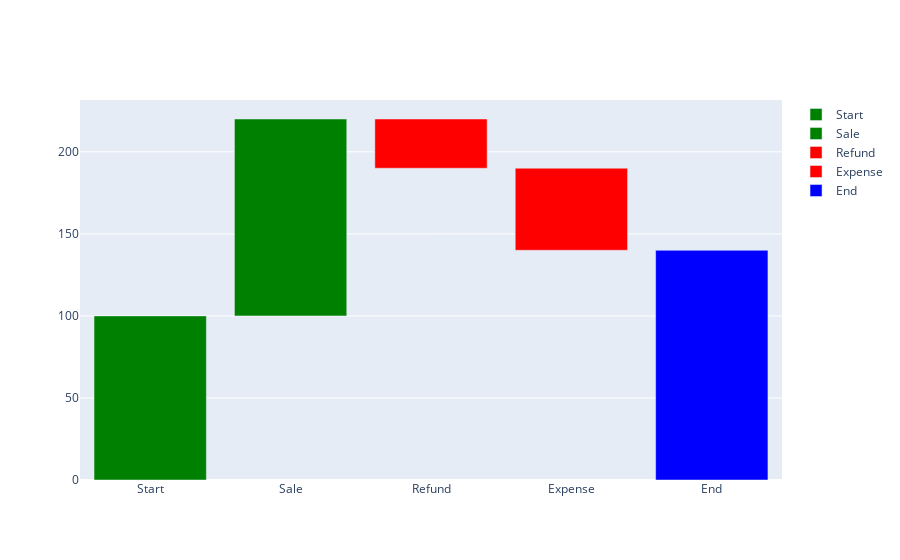

Notebook code for this chart:
### Code cell
import plotly.graph_objs as go
import plotly.offline as pyo

class WaterfallChart:
    def __init__(self, data):
        self.data = data
        self.fig = go.Figure()

    def add_bar(self, name, amount, base, color):
        bar = go.Bar(name=name, x=[name], y=[amount], base=base, marker_color=color)
        self.fig.add_trace(bar)

    def create_waterfall(self):
        base = 0
        for item in self.data:
            name = item['name']
            amount = item.get('amount')
            if amount is not None:
                color = 'green' if amount >= 0 else 'red'
                self.add_bar(name, amount, base, color)
                base += amount
            else:
                # If amount is None, assume it's the total and calculate it
                color = 'blue'  # Use a different color for total
                total = base  # Calculate total based on the previous base value
                self.add_bar(name, total, 0, color)

    def show_chart(self):
        self.create_waterfall()
        pyo.iplot(self.fig)
data = [
    {'name': 'Start', 'amount': 100},
    {'name': 'Sale', 'amount': 120},
    {'name': 'Refund', 'amount': -30},
    {'name': 'Expense', 'amount': -50},
    {'name': 'End', 'amount': None}
]

chart = WaterfallChart(data)
chart.show_chart()

### Figure 1 — Plotly figure (JSON) as saved in the notebook; plotly's stock layout.template omitted (floating-point values rounded to 4 significant figures)
{"data": [{"base": 0, "marker": {"color": "green"}, "name": "Start", "type": "bar", "x": ["Start"], "y": [100]}, {"base": 100, "marker": {"color": "green"}, "name": "Sale", "type": "bar", "x": ["Sale"], "y": [120]}, {"base": 220, "marker": {"color": "red"}, "name": "Refund", "type": "bar", "x": ["Refund"], "y": [-30]}, {"base": 190, "marker": {"color": "red"}, "name": "Expense", "type": "bar", "x": ["Expense"], "y": [-50]}, {"base": 0, "marker": {"color": "blue"}, "name": "End", "type": "bar", "x": ["End"], "y": [140]}], "layout": {}}
